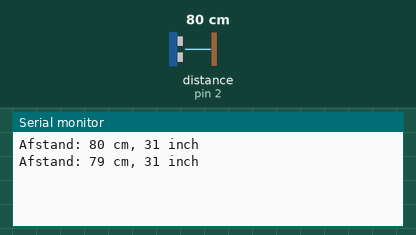
Simulated run of this sketch. Board: Arduino Uno, built with avr-gcc and run on an emulated ATmega328P. Shown: the last lines printed to the serial monitor. Wiring (inferred from the names in the program): ultrasonic range finder: trigger pin 3; echo pin 2. The test bench sets the inputs (shaded band); at power-on: distance to the obstacle (sensor on pin 2) 80 cm. The echo pulse lasts 58.3 µs per cm.

Above: at 1.8 s.
1.9 s: distance to the obstacle (sensor on pin 2) set to 2 cm
At 2.8 s:
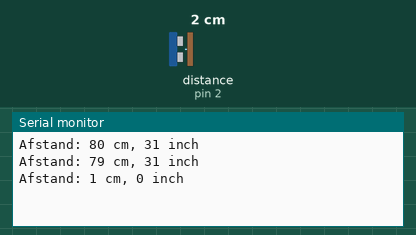
3.4 s: distance to the obstacle (sensor on pin 2) set to 4 cm
At 4.8 s:
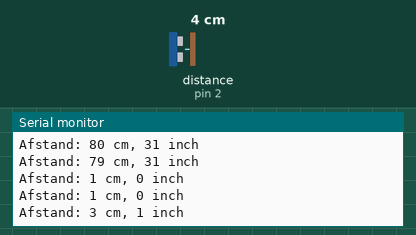
Timing chart, 0 to 6.4 s (numbered marks = the images above; inputs shaded):
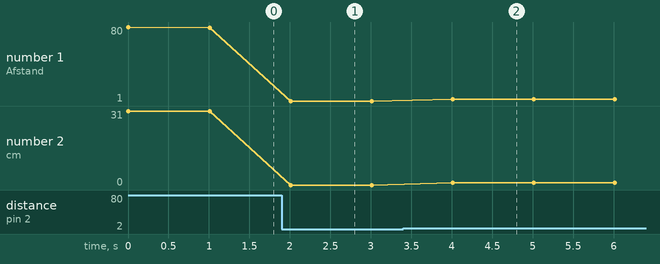

Measured:
- after the input at 1.9 s, the serial monitor: prints a new line after 0.11 s (image 1)
- after the input at 3.4 s, the serial monitor: prints a new line after 0.61 s (image 2)
- plotted number 1: 79 → 1 after the input at 1.9 s, 1 → 3 after the input at 3.4 s
- plotted number 2: 31 → 0 after the input at 1.9 s

The sketch:

HC_SR04-basic.ino.ino
```cpp
/*
 * HC-SR04 ultrasonic sensor - basis operation
 *
 * 2016_0810 PePo - changes
 *
 * created by Rui Santos, http://randomnerdtutorials.com
 * Complete Guide for Ultrasonic Sensor HC-SR04
 *
    Ultrasonic sensor Pins:
        VCC: +5VDC
        Trig : Trigger (INPUT) - Pin D5 // 2016_0810 changed: 11
        Echo: Echo (OUTPUT) - Pin D6 // 2016_0810 changed: 12
        GND: GND
 */

int trigPin = 3; // 2016_0810 changed: 11;    //Trig - green Jumper
int echoPin = 2; // 2016_0810 changed: 12;    //Echo - yellow Jumper
long duration, cm, inches;

void setup() {
  //Serial Port begin
  Serial.begin (115200); //2016_0810 changed: 9600
  //Define inputs and outputs
  pinMode(trigPin, OUTPUT);
  pinMode(echoPin, INPUT);
}

void loop()
{
  // The sensor is triggered by a HIGH pulse of 10 or more microseconds.
  // Give a short LOW pulse beforehand to ensure a clean HIGH pulse:
  digitalWrite(trigPin, LOW);
  delayMicroseconds(5);
  digitalWrite(trigPin, HIGH);
  delayMicroseconds(10);
  digitalWrite(trigPin, LOW);

  // Read the signal from the sensor: a HIGH pulse whose
  // duration is the time (in microseconds) from the sending
  // of the ping to the reception of its echo off of an object.
  pinMode(echoPin, INPUT);
  duration = pulseIn(echoPin, HIGH);

  // convert the time into a distance
  cm = (duration/2) / 29.1;
  inches = (duration/2) / 74;

   // 2016_0810 changed output format
  Serial.print("Afstand: ");
  Serial.print(cm);
  Serial.print(" cm, ");
  Serial.print(inches);
  Serial.println(" inch");
  //Serial.println();

  delay(1000); // 2016_0810 changed: 250
}
```
